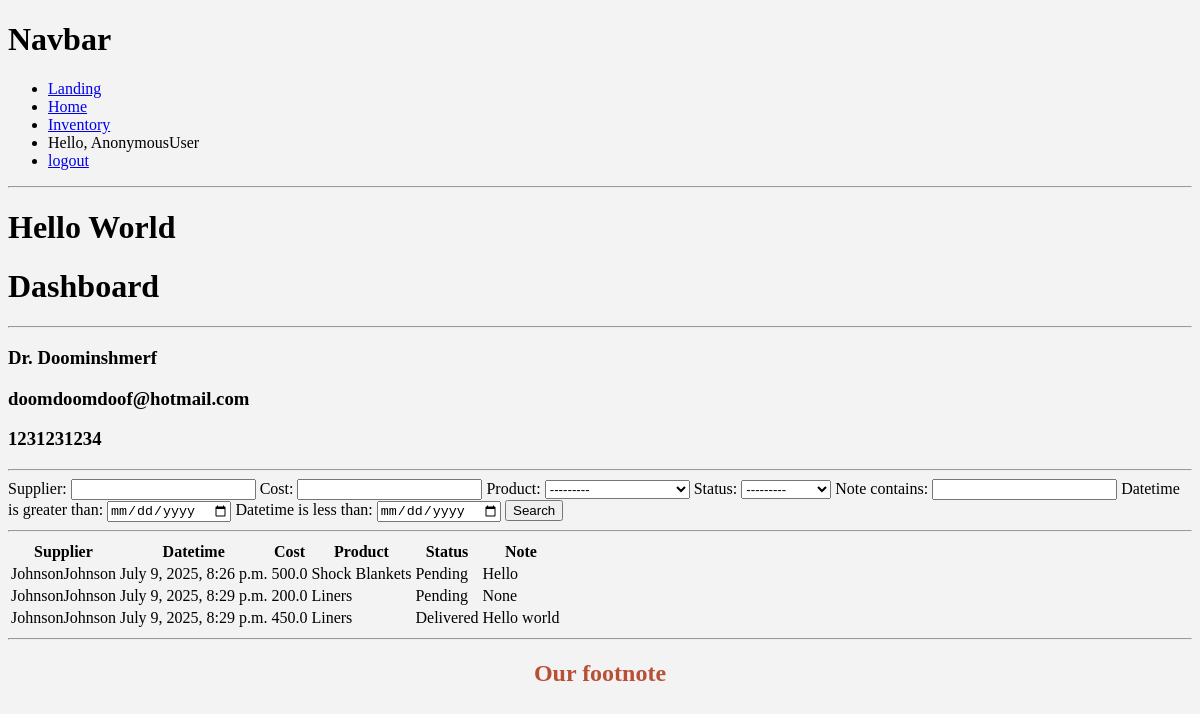
/dashboard/3/, run on the app's committed database.
### manager/models.py (models this page shows, shortened)
class Responder(models.Model):
    name = models.CharField(max_length=200, null=True)
    phone = models.CharField(max_length=10, null=True)
    email = models.CharField(max_length=250, null=True)
    date_created = models.DateTimeField(auto_now_add=True)

class Order(models.Model):
    STATUS = (
        ('Pending', 'Pending'),
        ('Delivered', 'Delivered'),
        ('Re-stocked', 'Re-stocked'),
    )
    supplier = models.CharField(max_length=200)
    datetime = models.DateTimeField(auto_now_add=True, null=True)
    cost = models.FloatField(null=True)
    product = models.ForeignKey(Inventory, null=True, on_delete=models.SET_NULL)
    responder = models.ForeignKey(Responder, null=True, on_delete=models.SET_NULL)
    status = models.CharField(max_length=200, null=True, choices=STATUS)
    note = models.CharField(max_length=1000, null=True)

class Inventory(models.Model):
    product_id = models.CharField(max_length=75)
    product_name = models.CharField(max_length=200)
    quantity = models.IntegerField(null=True)
    description = models.CharField(max_length=500, null=True, blank=True)
    def __str__(self):
        return self.product_name

### manager/views.py (the view)
# urls.py: path('dashboard/<str:pk>/', views.dashboard, name='dashboard'),
def dashboard(request, pk):
    agent = Responder.objects.get(id=pk)
    orders = agent.order_set.all()
    myFilter = OrderFilter(request.GET, queryset=orders)
    orders = myFilter.qs
    context = {'responder': agent, 'orders': orders, 'myFilter': myFilter}
    return render(request, 'manager/dashboard.html', context)

### manager/templates/manager/dashboard.html
{% extends 'manager/main.html' %}
{% load static %}
{% block content %}
<h1>Dashboard</h1>
<hr>
    <h3>{{responder.name}}</h3>
    <h3>{{responder.email}}</h3>
    <h3>{{responder.phone}}</h3>
<hr>
<form method="get">
    {{myFilter.form}}
    <button type="submit">Search</button>
</form>
<hr>
<div>
	<div>
		<div>
			<table>
				<tr>
					<th>Supplier</th>
					<th>Datetime</th>
					<th>Cost</th>
					<th>Product</th>
					<th>Status</th>
                    <th>Note</th>
				</tr>
				{% for order in orders %}
				<tr>
					<td>{{order.supplier}}</td>
					<td>{{order.datetime}}</td>
					<td>{{order.cost}}</td>
					<td>{{order.product}}</td>
                    <td>{{order.status}}</td>
                    <td>{{order.note}}</td>
				</tr>
				{% endfor %}
			</table>
		</div>
	</div>
</div>
{% endblock %}

### static/css/main.css (style rules this page uses)
:root { --primary-color: #b85038; --accent-color: #342c6b; --text-color: #191a23; --bg-color: #f3f3f3; }
body { background-color: var(--bg-color); }

### data on the page
Responder: name "Dr. Doominshmerf", email "doomdoomdoof@hotmail.com", phone "1231231234"
Order: supplier "JohnsonJohnson", datetime "July 9, 2025, 8:26 p.m.", cost "500.0", product "Shock Blankets", status "Pending", note "Hello"
Order: supplier "JohnsonJohnson", datetime "July 9, 2025, 8:29 p.m.", cost "200.0", product "Liners", status "Pending", note "None"
Order: supplier "JohnsonJohnson", datetime "July 9, 2025, 8:29 p.m.", cost "450.0", product "Liners", status "Delivered", note "Hello world"

### other printed values
{{ request.user }} "AnonymousUser"
